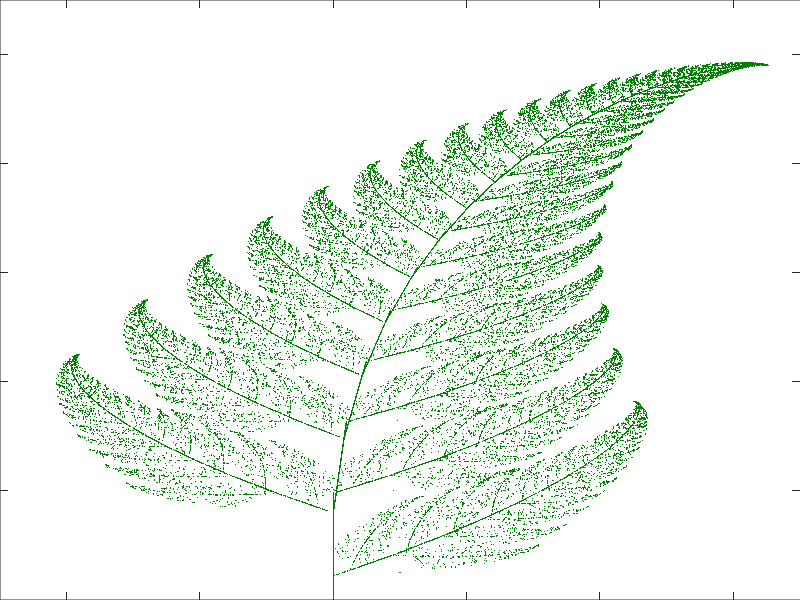

The MATLAB source for this figure:
% Prog_14c.m: Barnsley’s fern.
function Prog_14c(~)
% This function plots Barnsley’s fern with N points.
% The transformations are in the form
% T(x,y) = (a*x+b*y+c, d*x+e*y+f).
echo on
N=50000;
close all
P=zeros(N,2);
P(1,:)=[0.5,0.5];
% The main loop where the iterations are performed.
for k=1:N-1
    r=rand;
    if r<.05
        P(k+1,:)=T(P(k,:),0,0,0,0,.2,0);
    elseif r<.86
        P(k+1,:)=T(P(k,:),.85,.05,0,-.04,.85,1.6);
    elseif r<.93
        P(k+1,:)=T(P(k,:),.2,-.26,0,.23,.22,1.6);
    else
        P(k+1,:)=T(P(k,:),-.15,.28,0,.26,.24,.44);
    end
end 
plot(P(:,1),P(:,2),'.','MarkerSize',1,'Color',[0,0.5,0]);
axis([-2.5 3.5 0 11]);
set(gca,'Position',[0 0 1 1])
% The transformation T
function F=T(P,a,b,c,d,e,f)
F=zeros(1,2);
F(1)=a*P(1)+b*P(2)+c;
F(2)=d*P(1)+e*P(2)+f;
% End Prog_14c.m.
